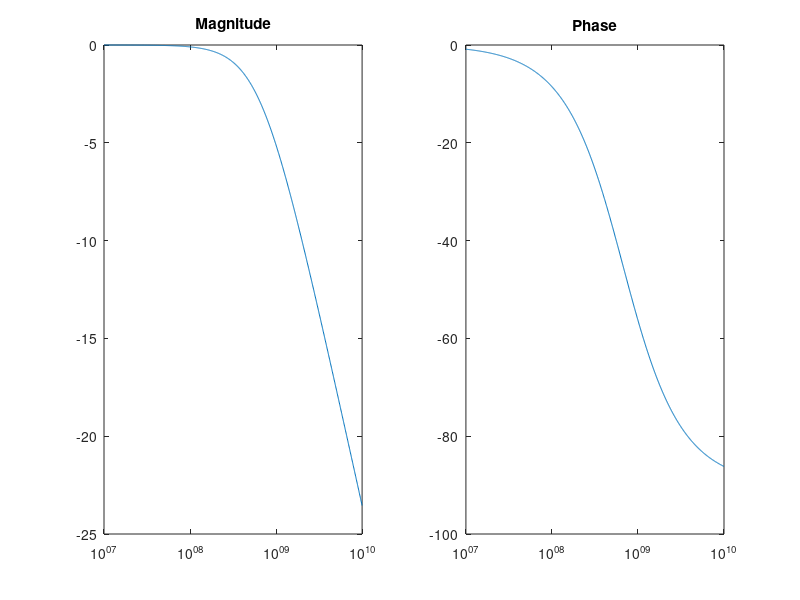

The MATLAB script that drew this image:
R = 1500;
C = 1e-12;
F = 103.7e+6;
a = R*C;
b = R.^2 *C.^2;
 
clc
t_fun = tf([0 -a 1],[-b 0 1]);
[magn,phas,w] = bode(t_fun);
figure
subplot(1,2,1)
plot(w,20*log10(magn(:)))
set(gca, 'XScale', 'log')
title('Magnitude')
subplot(1,2,2)
plot(w,phas(:))
set(gca, 'XScale', 'log')
title('Phase')
